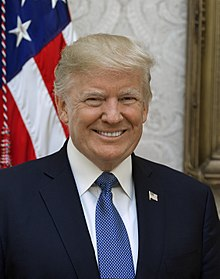
%> input picture octave/imgs/donald_trump.jpg, 220 x 279 px
$ octave cmp_diff_pre.m   (GNU Octave 9; MATLAB toolbox functions it lacks are replaced by stand-ins)
%> lines starting %> are read from the running program, lines starting %| are printed output that depends on the picture
### octave/nlms_diff_pre.m
function [y, e, a] = nlms_diff_pre(x, u, M)
  N = numel(x);
  a = zeros(M,N);
  y = zeros(1,N);
  for n = 2:N
    if M < n-2
      m = M;
    else		#Solange Anzahl(Werte betrachtet) < M ..
      m = n-2;	#.. muss M angepasst werden sonst: IndexOutOfBounds
    end
    y(n) = x(n-1); #Setze y[n] auf Vorgänger des aktuell betrachteten Signals
    for j = 1:m #Summe von j=1 bis M..
	  # .. zu y[n] den Signalwert x[n-1] abzueglich des relativen Vorängers x[n-j-1]
	  # addieren und mit dem Koeffizienten a(j,n) gewichten
      y(n) += a(n)*(x(n - 1) - x(n - j - 1));
    end
    e(n) = x(n) - y(n); #Fehler als Different aus x[n] und y[n]
    absxn = 0; #||x[n]||^2 = ..
    for j = 1:m # .. Summe von j=1 bis M ..
	  #Differenzieller Bezug auf Vorgänger durch x[n-j] statt x[n-1]
      absxn += (x(n - j) - x(n - j - 1)).^2;
    end
	#Filterkoeffizienten nachfuehren
	for j = 1:m
		if absxn == 0
			a(j,n + 1) = 1;
		else
			#Differenzieller Bezug auf Vorgänger durch x[n-j] statt x[n-1]
			a(n+1) = a(n) + u * e(n) * ((x(n - j) - x(n - j - 1)) / absxn);
		end
    end
  end
end

### octave/signal_from_image.m
function [signal, gray] = signal_from_image(path)
  printf("Lade Bild..\n");
  rgb_data = imread(path);
  if size(rgb_data) != 3
    error("'%s' enthaelt keine RGB Daten.", path);
  end

  gray_data = rgb2gray(rgb_data);
  signal = reshape(gray_data, 1, numel(gray_data));
  gray = gray_data;
end

### octave/read_synth_file.m
function [signal, koeff] = read_synth_file()
  [file,file_path] = uigetfile({'*.txt'; '*.*' }, ['Bitte Signalmatrix-Datei auswaehlen.']);
%> the answer given: imgs/angela_merkel.jpg
  signal = dlmread(strcat(file_path, file));
  [file,file_path] = uigetfile({'*.txt'; '*.*' }, ['Bitte Koeffizienten-Datei auswaehlen.']);
%> the answer given: imgs/donald_trump.jpg
  koeff = dlmread(strcat(file_path, file));
end

### octave/cmp_diff_pre.m
pkg load signal;
graphics_toolkit("gnuplot");
# Signalsynthese
[x, w] = read_synth_file();
M = 5#input ("M? ")
N = 1000#input ("N? ")

[y, e, a] = nlms_diff_pre(x, 0.8, M);

figure('Name', 'Signal / Filter Ausgabe [nlms_diff_pre]');
set(gcf, 'Position', [  218 ,  299  , 803  , 660])
subplot(421);
plot(1:numel(x), x); hold on #Synthetisiertes Signal
%> (this line was passed over: plot is not available in this run)
xlabel(["Synthetisiertes Signal (M=" num2str(M) ")"]);
subplot(423);
plot(1:numel(y), y);#, 'Color', 'm'); #nlms_diff_pre Ausgabe
xlabel(["Filterausgabe (M=" num2str(M) ")"]);
subplot(425);
plot(1:numel(e), e);#, 'Color', 'm'); #Fehlerrate
xlabel(["Filterfehler"]);

Schaetzfehler_Energie = 0;
for i = 1:N
  Schaetzfehler_Energie += (e(i) .^ 2);
end
Schaetzfehler_Energie /= N

a_sim = zeros(1,N);
for i=1:N
  q = a(i);
  j = mod(i,M)+1;
  v = norm(q - w(j));
  a_sim(i) = v;
end

subplot(427);
plot(1:numel(a_sim), a_sim);#, 'Color', 'm'); #Fehlerrate
xlabel(["Abweichung der Koeffizienten"]);

Abweichungen_Energie = 0;
for i = 1:N
  Abweichungen_Energie += (a_sim(i) .^ 2);
end
Abweichungen_Energie /= N

#Bild
[file,img_path] = uigetfile({'*.png'; '*.jpg' }, "Bitte Bilddatei auswaehlen.");
%> the answer given: imgs/donald_trump.jpg
[signal, gray] = signal_from_image(strcat(img_path, file));
%> in signal_from_image, rgb_data is the input picture: size 279x220x3 uint8; mean R, G, B 101.5, 91.4, 93.9
%> in signal_from_image, `gray_data = rgb2gray(rgb_data);`:
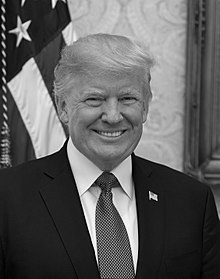
%> gray_data: size 279x220 uint8; min 0, max 255, mean 94.7
signal = cast(signal, "double");
signal -= 127.5;
[y, e, a] = nlms_diff_pre(signal, 0.8, M);

subplot(422);
plot(1:N, signal(1:N)); hold on #Synthetisiertes Signal
xlabel(["Bildsignal"]);
subplot(424);
plot(1:N, y(1:N));#, 'Color', 'm'); #nlms_diff_pre Ausgabe
xlabel(["Filterausgabe (M=" num2str(M) ")"]);
subplot(426);
plot(1:N, e(1:N));#, 'Color', 'm'); #Fehlerrate
xlabel(["Filterfehler"]);
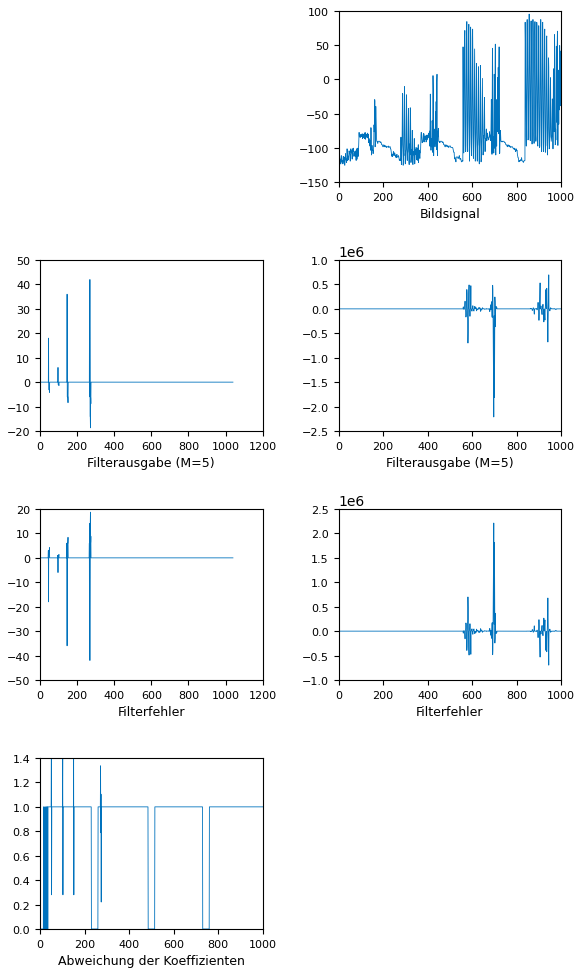
%> figure redrawn from the program's plot data, 6 panels; panel 1: curve peaks at x = 269, y = 42; panel 2: curve peaks at x = 272, y = 18.7; panel 3: curve peaks at x = 51, y = 1.4; panel 4: curve peaks at x = 856, y = 95.5

Schaetzfehler_Energie_Bild = 0;
for i = 1:N
  Schaetzfehler_Energie_Bild += (e(i) .^ 2);
end
%> this loop made 1000 passes
%> Schaetzfehler_Energie_Bild on passes 1 to 3: 0, 1, 17
%> after the loop, Schaetzfehler_Energie_Bild = 1.82e+13
Schaetzfehler_Energie_Bild /= N
%> Schaetzfehler_Energie_Bild = 1.82e+10

[file,path,indx] = uiputfile(['nlms_diff_pre_m' num2str(M) '.pdf']);
print (gcf, [path file], "-dpdfwrite");
